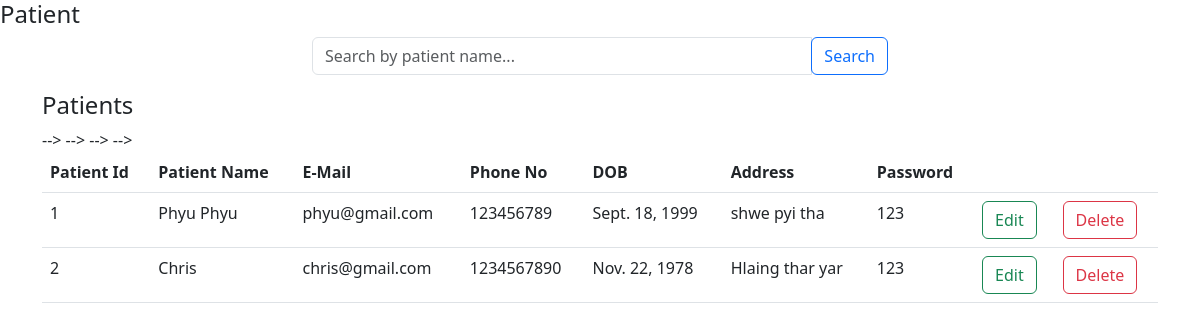
/retreive_admin_patient_filterby_patname/, run on the app's committed database.
### hospital_appointment_system/models.py (models this page shows, shortened)
class Patient(models.Model):
    patient_id = models.BigAutoField(primary_key=True, serialize=False)
    patient_name = models.CharField(max_length=100)
    patient_DOB = models.DateField()
    patient_mail = models.EmailField()
    patient_phoneno = models.BigIntegerField()
    patient_address = models.CharField(max_length=400)
    patient_password = models.CharField(max_length=50)
    patient_img = models.ImageField(upload_to="images/")

### hospital_appointment_system/views.py (the view)
# urls.py: path('retreive_admin_patient_filterby_patname/', views.retreive_admin_patient_filterby_patname,name='retreive_admin_patient_filterby_patname'),
def retreive_admin_patient_filterby_patname(request):
    print('in retreive_admin_patient_filterby_patname')
    patient_table = Patient.objects.all()
    patient_name_query = request.GET.get('patient_name')
    print(patient_name_query)
    message = ""
    if patient_name_query != '' and patient_name_query is not None:
        patient_table = patient_table.filter(patient_name__icontains=patient_name_query)
        print(patient_table)
        print(patient_table.query)
        message = "No of results found for " + "'" + str(patient_name_query) + "'" +" : "+ str(patient_table.count())
    return render(request, 'hospital_appointment_system/admin_patient_table.html', {'patient_table':patient_table,'message':message})

### templates/hospital_appointment_system/admin_patient_table.html (shortened to what this page needs)
<!DOCTYPE html>
<html lang="en">
<head>
    <link href="https://cdn.jsdelivr.net/npm/bootstrap@5.3.0/dist/css/bootstrap.min.css" rel="stylesheet">
</head>
<body>
<h4> Patient</h4>
<div class="container" style="width: 50%;">
    <form method="GET" action="{% url 'retreive_admin_patient_filterby_patname' %}">
        <div class="input-group mb-3" >
            <input type="search" id="patient_name" name="patient_name" class="form-control" placeholder="Search by patient name..." aria-label="Search by patient name..." >
            <div class="input-group-append">
                <button class="btn btn-outline-primary" type="submit" >Search</button>
            </div>
        </div>
    </form>
</div>
    <div class = "container">
    <h4>Patients</h4>
    <table class = "table">
    <tr>
        <th>Patient Id</th>
        <th>Patient Name</th>
        <th>E-Mail</th>
        <th>Phone No</th>
        <th>DOB</th>
        <th>Address</th>
        <th>Password</th>
        <th colspan="2"> </th>
    </tr>
    {% for patient in patient_table %}
    <tr>
        <td>{{ patient.patient_id }}</td>
        <td>{{ patient.patient_name }}</td>
        <td>{{ patient.patient_mail }}</td>
        <td>{{ patient.patient_phoneno }}</td>
        <td>{{ patient.patient_DOB }}</td>
        <td>{{ patient.patient_address }}</td>
        <td>{{ patient.patient_password }}</td>
        <td><a href='/update_patient/{{patient.patient_id}}' class="btn btn-outline-success">Edit</a></td>-->
        <td><a href='/delete_patient/{{patient.patient_id}}' class="btn btn-outline-danger">Delete</a></td>-->
    </tr>
    {% endfor %}
    </table> <br/>
</div>
</body>
</html>

### data on the page
Patient: patient_id "1", patient_name "Phyu Phyu", patient_mail "phyu@gmail.com", patient_phoneno "123456789", patient_DOB "Sept. 18, 1999", patient_address "shwe pyi tha", patient_password "123"
Patient: patient_id "2", patient_name "Chris", patient_mail "chris@gmail.com", patient_phoneno "1234567890", patient_DOB "Nov. 22, 1978", patient_address "Hlaing thar yar", patient_password "123"
